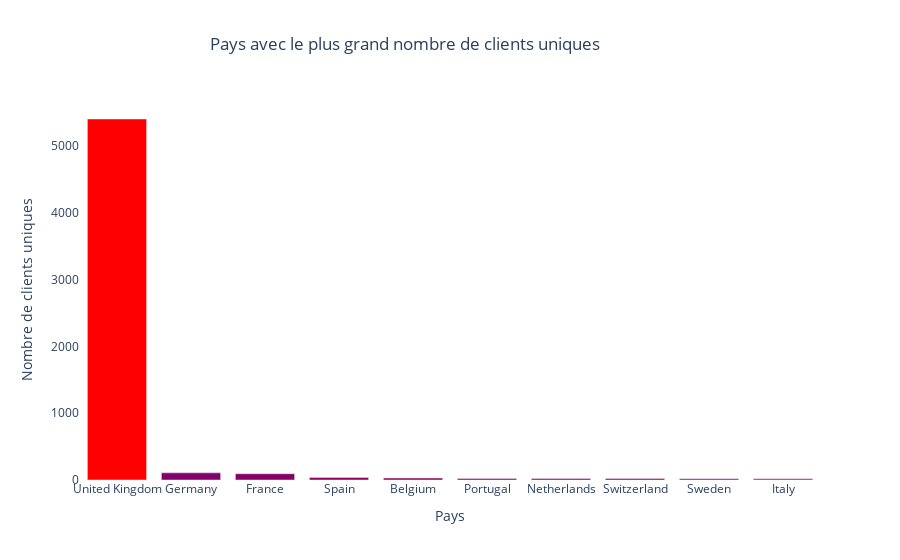

The cell this chart's notebook holds for it:
### Code cell
fig = go.Figure(data=[
    go.Bar(name='Pays avec le plus grand nombre de clients uniques', 
           x=df_countries_customers_desc['Country'].astype(str), 
           y=df_countries_customers_desc['Customer Count'],
           marker_opacity=1,
           marker={'color': df_countries_customers_desc['Customer Count'],
                   'colorscale': 'Rainbow'})
    ])

fig.update_layout(title='Pays avec le plus grand nombre de clients uniques',
                  title_x=0.45,
                  xaxis_title="Pays",
                  yaxis_title="Nombre de clients uniques",
                  plot_bgcolor='white')
fig.show()

### Figure 1 — Plotly figure (JSON) as saved in the notebook; plotly's stock layout.template omitted (floating-point values rounded to 4 significant figures)
{"data": [{"marker": {"color": [5400, 107, 94, 38, 29, 23, 22, 22, 19, 17], "colorscale": [[0, "rgb(150,0,90)"], [0.125, "rgb(0,0,200)"], [0.25, "rgb(0,25,255)"], [0.375, "rgb(0,152,255)"], [0.5, "rgb(44,255,150)"], [0.625, "rgb(151,255,0)"], [0.75, "rgb(255,234,0)"], [0.875, "rgb(255,111,0)"], [1, "rgb(255,0,0)"]], "opacity": 1}, "name": "Pays avec le plus grand nombre de clients uniques", "type": "bar", "x": ["United Kingdom", "Germany", "France", "Spain", "Belgium", "Portugal", "Netherlands", "Switzerland", "Sweden", "Italy"], "y": [5400, 107, 94, 38, 29, 23, 22, 22, 19, 17]}], "layout": {"plot_bgcolor": "white", "title": {"text": "Pays avec le plus grand nombre de clients uniques", "x": 0.45}, "xaxis": {"title": {"text": "Pays"}}, "yaxis": {"title": {"text": "Nombre de clients uniques"}}}}
